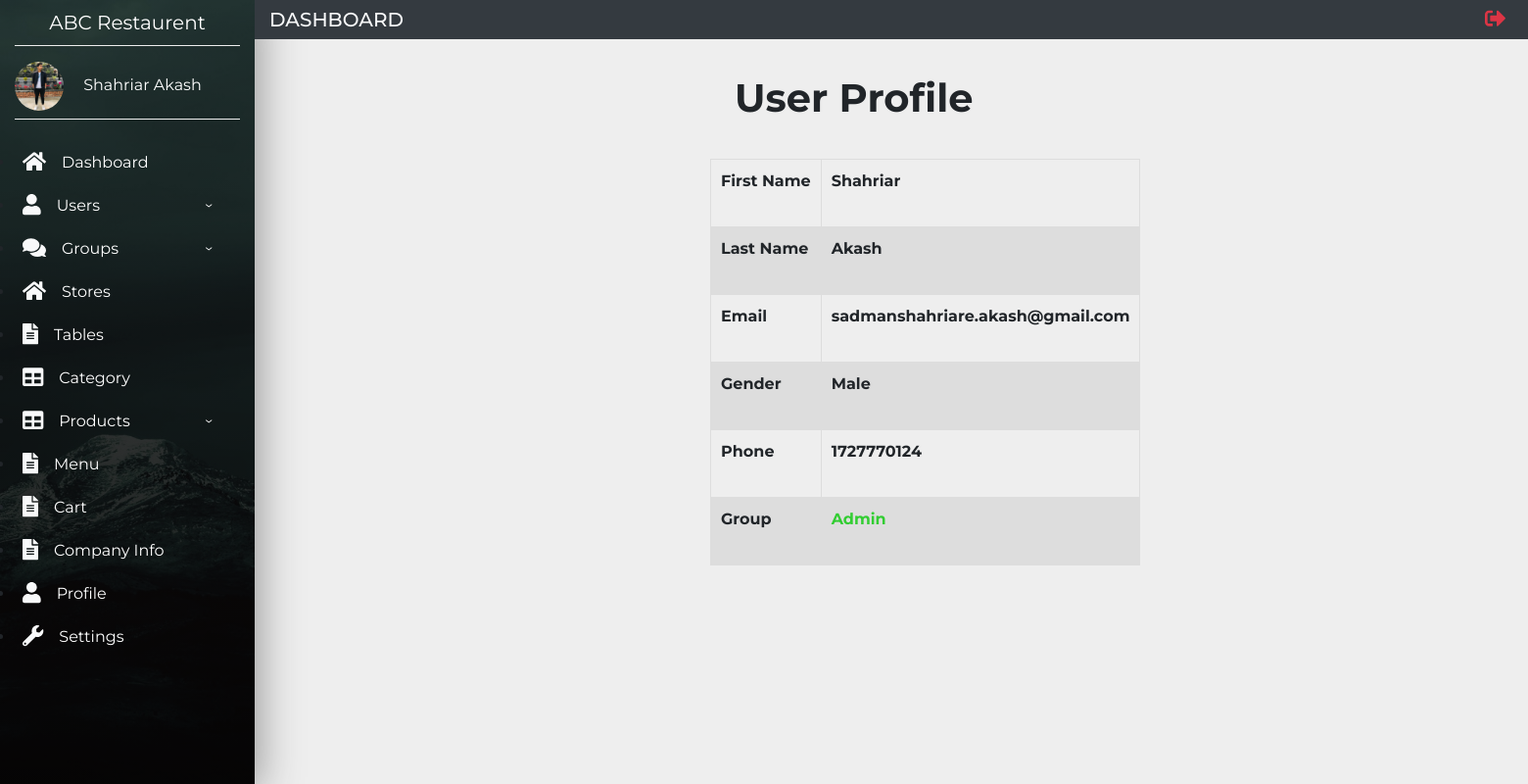
Page /views/profile.php?id=1 (signed in) on the committed database.
### tables this page shows
CREATE TABLE `userinfo` (
  `userid` int(11) NOT NULL,
  `firstName` varchar(80) NOT NULL,
  `lastName` varchar(80) DEFAULT NULL,
  `email` varchar(80) NOT NULL,
  `password` varchar(80) NOT NULL,
  `groupId` int(11) NOT NULL,
  `gender` varchar(20) NOT NULL,
  `phoneNo` int(11) NOT NULL
);

CREATE TABLE `usergroup` (
  `groupId` int(11) NOT NULL,
  `groupName` varchar(50) NOT NULL,
  `description` varchar(1000) NOT NULL,
  `status` varchar(50) NOT NULL
);

### models/database.php (called while the page is built, shortened)
<?php
	$serverName="localhost";
	$username="root";
	$password="";
	$db_name="wt_project";
	function get($query)
	{
		$data=array();
		global $serverName,$username,$password,$db_name;
		$conn=mysqli_connect($serverName,$username,$password,$db_name);
		$result=mysqli_query($conn,$query);
		if(mysqli_num_rows($result) > 0)
		{
			while($row=mysqli_fetch_assoc($result))
			{
				$entity=array();
				foreach($row as $k=>$v)
				{
					$entity[$k]=$row[$k];
				}
				$data[]=$entity;
			}
		}
		return $data;
	}
?>

### controllers/profilerController.php (called while the page is built)
<?php include_once '../models/database.php';
    function UserInfo($id)
    {
        $query="SELECT * FROM userinfo WHERE userId=$id";
        $group=get($query);
        return $group[0];
    }
?>

### controllers/groupsController.php (called while the page is built, shortened)
<?php
    include_once '../models/database.php';
    function getGroup($id)
    {
        $query="SELECT * FROM usergroup WHERE groupId=$id";
        $group=get($query);
        return $group[0];
    }
?>

### views/profile.php (the view)
<?php include_once('Main.php');
        include_once '../controllers/profilerController.php';
        include_once '../controllers/groupsController.php';
	$userId=$_GET['id'];
        $user=UserInfo($userId);
        $group=getGroup($user['groupId']);
?>
<div class="profile_info">
        <h1 class="profile" > <b> User Profile </b> </h1>
<div class="profile_table">
        <table>
                <tr>
                        <td ><b>First Name </b> <br> <br>  </td>
                        <td > <b> <?php echo $user['firstName'];?></b> <br> <br>  </td>
                </tr>
                <tr>
                        <td ><b>Last Name </b> <br> <br>  </td>
                        <td ><b> <?php echo $user['lastName'];?></b> <br> <br>  </td>
                </tr>
                <tr>
                        <td > <b>Email </b> <br> <br>  </td>
                        <td ><b> <?php echo $user['email'];?> </b> <br> <br>  </td>
                </tr>
                <tr>
                        <td ><b>Gender</b> <br> <br>  </td>
                        <td ><b> <?php echo $user['gender'];?></b> <br> <br>  </td>
                </tr>
                <tr>
                        <td ><b>Phone </b> <br> <br>  </td>
                        <td ><b> <?php echo $user['phoneNo'];?></b> <br> <br>  </td>
                </tr>
                <tr>
                        <td ><b>Group</b> <br> <br>  </td>
                        <td class="green"><b> <?php echo $group['groupName'];?></b> <br> <br>  </td>
                </tr>
        </table>
</div>
</div>
<?php include_once('Adminfooter.php') ?>

### views/Main.php (shortened to what this page needs)
<?php
    include_once '../models/database.php';
    $id=$_COOKIE['name'];
    function GetUser($id)
    {
        $query="SELECT * FROM userinfo WHERE userId=$id";
        $user=get($query);
        return $user[0];
    }
    $user=GetUser($id);
    $userName=$user["firstName"].' '.$user["lastName"];
?>
<!doctype html>
<html lang="en">
<head>
    <link rel="stylesheet" href="https://stackpath.bootstrapcdn.com/bootstrap/4.1.1/css/bootstrap.min.css"
>
    <link rel="stylesheet" href="styles/Adduser.css">
    <link rel="stylesheet" href="styles/companyinfo.css">
    <link rel="stylesheet" href="styles/profile.css">
    <link rel="stylesheet" href="styles/setting.css">
    <link rel="stylesheet" href="styles/style.css">
    <link rel="stylesheet" href="styles/Addproduct.css">
    <link rel="stylesheet" href="styles/AddGroup.css">
    <link rel="stylesheet" href="styles/ManageGroup.css">
    <link rel="stylesheet" href="styles/ManageUser.css">
    <link rel="stylesheet" href="styles/store.css">
</head>
<body>
    <nav class="navbar navbar-expand-md navbar-light">
        <div class="collapse navbar-collapse" id="myNavbar">
            <div class="container-fluid">
                <div class="row">
                    <div class="col-xl-2 col-lg-3 col-md-4 sidebar fixed-top">
                        <a href="#"
                            class="navbar-brand text-white d-block mx-auto text-center py-2 mb-3 bottom-border">ABC
                            Restaurent</a>
                        <div class="bottom-border pb-2">
                            <img src="images/admin.jpg" width="50" class="rounded-circle mr-3">
                            <span class="text-white">
                            <?php
                                echo $userName;
                            ?>
                            </span>
                        </div>
                        <ul class="menu-ul flex-column mt-4">
                            <li class="nav-item"><a href="Dashboard.php" class="nav-link text-white p-2 mb-1 sidebar-link"><i
                                        class="fas fa-home text-light fa-lg mr-3"></i>Dashboard</a></li>
                            <li id="user-nav"><a href="#" class="nav-link text-white p-2 mb-1 sidebar-link ">
                              <i class="fas fa-user text-light fa-lg mr-3"></i>Users</a>
                            </li>
                            <li id="Group-nav"><a href="#" class="nav-link text-white p-2 mb-1 sidebar-link"><i
                                    class="fas fa-comments text-light fa-lg mr-3"></i>Groups</a>
                            </li>
                            <li class="nav-item"><a href="store.php" class="nav-link text-white p-2 mb-1 sidebar-link"><i
                                        class="fas fa-home text-light fa-lg mr-3"></i>Stores</a></li>
                            <li class="nav-item"><a href="tables.php" class="nav-link text-white p-2 mb-1 sidebar-link"><i
                                        class="fas fa-file-alt text-light fa-lg mr-3"></i>Tables</a></li>
                            <li class="nav-item"><a href="category.php" class="nav-link text-white p-2 mb-1 sidebar-link"><i
                                        class="fas fa-table text-light fa-lg mr-3"></i>Category</a></li>
                            <li id="product-nav"><a href="#" class="nav-link text-white p-2 mb-1 sidebar-link"><i
                                        class="fas fa-table text-light fa-lg mr-3"></i>Products</a>
                            <li class="nav-item"><a href="menu.php" class="nav-link text-white p-2 mb-1 sidebar-link"><i
                                        class="fas fa-file-alt text-light fa-lg mr-3"></i>Menu</a></li>
                            <li class="nav-item"><a href="cart.php" class="nav-link text-white p-2 mb-1 sidebar-link"><i
                                        class="fas fa-file-alt text-light fa-lg mr-3"></i>Cart</a></li>
                            <li class="nav-item"><a href="companyinfo.php" class="nav-link text-white p-2 mb-1 sidebar-link"><i
                                        class="fas fa-file-alt text-light fa-lg mr-3"></i>Company Info</a></li>
                            <li class="nav-item"><a href="profile.php?id=<?php echo $id; ?>" class="nav-link text-white p-2 mb-1 sidebar-link"><i
                                        class="fas fa-user text-light fa-lg mr-3"></i>Profile</a></li>
                            <li class="nav-item"><a href="setting.php?id=<?php echo $id; ?>" class="nav-link text-white p-2 mb-1 sidebar-link"><i
                                        class="fas fa-wrench text-light fa-lg mr-3"></i>Settings</a></li>
                        </ul>
                    </div>
                    <div class="col-xl-10 col-lg-9 col-md-8 ml-auto bg-dark fixed-top py-0 top-navbar">
                        <div class="row align-items-center">
                            <div class="col-md-4">
                                <h5 class="text-light text-uppercase mb-0">Dashboard</h5>
                            </div>
                            <div class="col-md-5">
                            </div>
                            <div class="col-md-3">
                                <ul class="navbar-nav">
                                    <li class="nav-item ml-md-auto"><a href="#" class="nav-link" data-toggle="modal" data-target="#sign-out"><i class="fas fa-sign-out-alt text-danger fa-lg"></i></a></li>
                  </ul>
                </div>
              </div>
            </div>
          </div>
        </div>
      </div>
    </nav>

### views/styles/profile.css (style rules this page uses)
.profile_info { margin-top: 60px; }
.profile { margin-left: 750px; }
.profile_table { margin-left: 725px; margin-top: 38px; width: 100%; border-collapse: collapse; }
td, th { border: 1px solid #dddddd; text-align: left; padding: 10px; }
tr:nth-child(even) { background-color: #dddddd; }
.green { color: limegreen; }

### views/styles/style.css (style rules this page uses)
body { font-family: 'Montserrat', sans-serif; background-color: #eee; }
.sidebar { height: 100vh; background: linear-gradient(rgba(0, 0, 0, .7), rgba(0, 0, 0, .9)), url(../images/img1.jpeg); background-position: center; background-repeat: no-repeat; background-size: cover; box-shadow: 5px 7px 40px #999; }
.menu-ul { margin-left: -40px; }
.bottom-border { border-bottom: 1px groove #eee; }
.sidebar-link { transition: all .4s; }

### rows in the picture
userinfo: userName "Shahriar Akash", firstName "Shahriar", lastName "Akash", email "sadmanshahriare.akash@gmail.com", gender "Male", phoneNo "1727770124"
usergroup: groupName "Admin"
